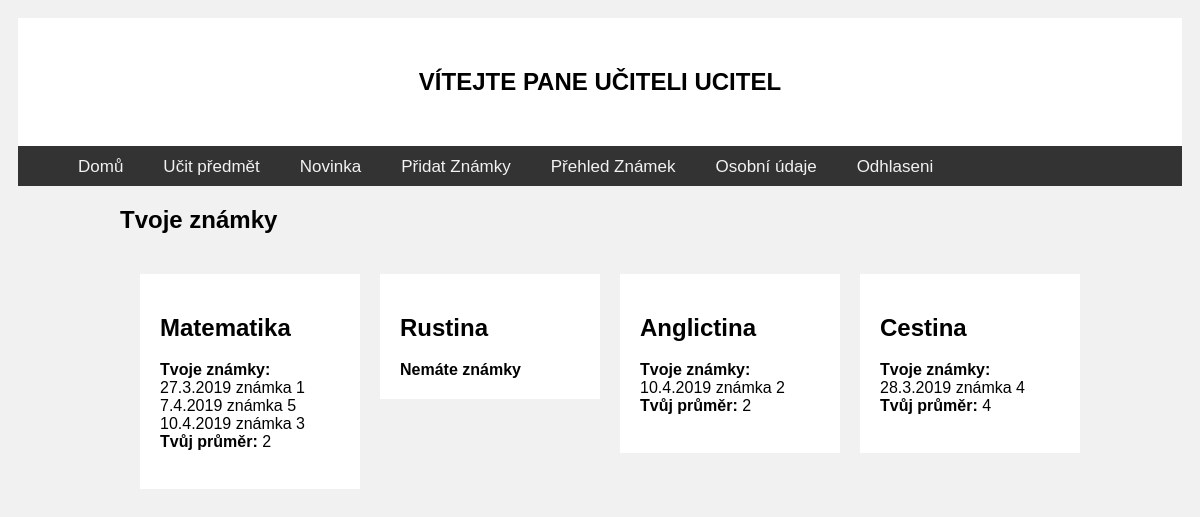
The app's page /predmety.php (signed in) with its own data.
### tables this page shows
CREATE TABLE `users` (
  `id` int(11) NOT NULL,
  `username` varchar(32) NOT NULL,
  `password` varchar(32) NOT NULL,
  `access` int(11) DEFAULT NULL,
  `grade` int(32) NOT NULL,
  `firstname` varchar(32) NOT NULL,
  `surname` varchar(32) NOT NULL,
  `birthdate` varchar(32) NOT NULL,
  `sex` varchar(32) NOT NULL
);

CREATE TABLE `classes` (
  `id` int(11) NOT NULL,
  `class` varchar(32) NOT NULL
);

CREATE TABLE `znamky` (
  `id_mark` int(11) NOT NULL,
  `id_student` int(11) NOT NULL,
  `id_class` int(11) NOT NULL,
  `date` text NOT NULL,
  `mark` int(11) NOT NULL
);

### predmety.php (the view, shortened to what this page needs)
<?php
include "layout.php";
$username =  $_SESSION['login_user'];
$connection = mysqli_connect('localhost', 'root', '', 'databaze');
$query = "SELECT users.username, classes.class, classes.id FROM `users`, attending, classes WHERE users.username = '$username' and attending.id_student= users.id and attending.id_class = classes.id ";
$result = mysqli_query($connection, $query);
?>
<div class="moje_predmety">
<h2>Tvoje známky</h2>
<?php
while($row = mysqli_fetch_array($result)) {
    echo"<div class='rightcolumn'><div class=card>";
    $id = $row['id'];
    $class = $row['class'];
    echo "<h2>".$class. "<br></h2>";
    $query2 = " SELECT users.username, classes.class, znamky.date, znamky.mark FROM `users`, znamky, classes WHERE username = 'robin' and znamky.id_student= users.id and znamky.id_class = classes.id and classes.id='$id'";
    $result2 = mysqli_query($connection, $query2);
    $numRow = mysqli_num_rows($result2);
    if($numRow > 0){
        $i = 0;
        $totalgrade = 0;
        echo "<b>Tvoje známky:</b><br>";
        while($row2 = mysqli_fetch_array($result2)) {
            echo $row2['date'] . ' známka ' . $row2['mark'] . '<br>';
            $grade = $row2['mark'];
            $i++;
            $totalgrade = ($totalgrade + $grade)/$i;
        }
        echo "<b>Tvůj průměr: </b>". $totalgrade;
        echo "<br><br>";
    }else{
        echo "<b>Nemáte známky</b><br>";
    }
    echo '</div></div>';
}
include "layout_end.php"
?>

### welcome.php
<?php
        if(isset($_SESSION['login_user'])){
    $username = $_SESSION['login_user'];
    $query = "SELECT * FROM users WHERE username = '$username'";
    $connection = mysqli_connect('localhost', 'root', '', 'databaze');
    $result = mysqli_query($connection, $query);
    while($row = mysqli_fetch_assoc($result)) {
        echo"<div class='header'>";
        if($row['access']==1){
        echo "<h2 style='text-transform:uppercase;'>Vítejte Pane učiteli ".$_SESSION['login_user']."</h2> ";
        } elseif($row['access']==2){
            echo "<h2 style='text-transform:uppercase;'>Vítejte studente ". $row['grade'].". třídy " .$_SESSION['login_user'] ." </h2>";
        } else {
            echo "Vypadni, tady nemáš co dělat";
        }
    }
}
?>
</div>

### style.css (style rules this page uses)
* * { box-sizing: border-box; }
body { font-family: Arial; padding: 10px; background: #f1f1f1; }
.header { padding: 30px; text-align: center; background: white; }
.rightcolumn { float: left; width: 25%; background-color: #f1f1f1; padding-left: 20px; }
.card { background-color: white; padding: 20px; margin-top: 20px; }

### records on screen
users: classes.class "Matematika", totalgrade "2", classes.class "Rustina", shows "Nemáte známky", classes.class "Anglictina", znamky.mark "2", classes.class "Cestina", znamky.mark "4"
users: znamky.date "27.3.2019", znamky.mark "1", znamky.date "7.4.2019", znamky.mark "5", znamky.date "10.4.2019", znamky.mark "3", znamky.mark "2", znamky.date "28.3.2019", znamky.mark "4"
